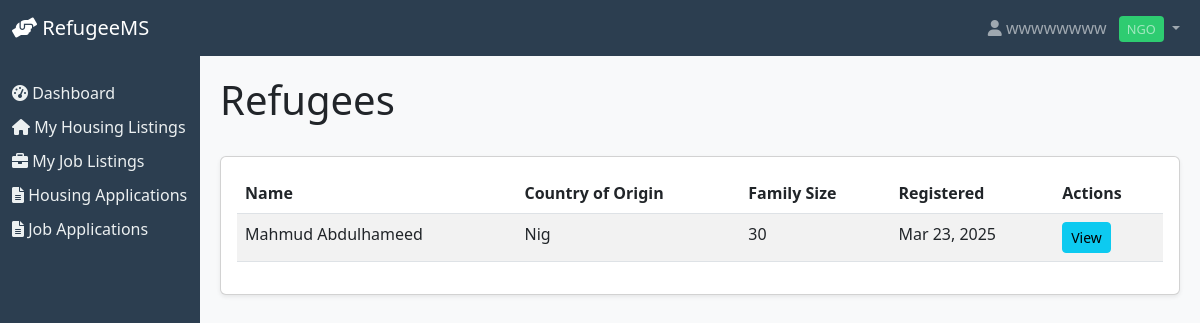
The page /refugees/ (signed in) on the database its author committed.
### refugees/models.py (models this page shows, shortened)
class CustomUser(AbstractUser):
    USER_TYPE_CHOICES = [
        ('refugee', 'Refugee'),
        ('admin', 'Admin'),
        ('ngo', 'NGO'),
    ]
    user_type = models.CharField(max_length=10, choices=USER_TYPE_CHOICES)
    phone_number = models.CharField(max_length=20, blank=True)
    organization = models.CharField(max_length=100, blank=True, help_text="Organization name for NGO users")

class Refugee(models.Model):
    GENDER_CHOICES = [
        ('M', 'Male'),
        ('F', 'Female'),
        ('O', 'Other'),
    ]
    STATUS_CHOICES = [
        ('pending', 'Pending'),
        ('approved', 'Approved'),
        ('rejected', 'Rejected'),
    ]
    user = models.OneToOneField(CustomUser, on_delete=models.CASCADE, related_name='refugee')
    date_of_birth = models.DateField(null=True)
    gender = models.CharField(max_length=1, choices=GENDER_CHOICES)
    family_size = models.IntegerField(validators=[MinValueValidator(1)])
    country_of_origin = models.CharField(max_length=100)
    native_language = models.CharField(max_length=50)
    education_level = models.CharField(max_length=100, blank=True)
    skills = models.TextField(blank=True)
    medical_conditions = models.TextField(blank=True)
    emergency_contact = models.CharField(max_length=100, blank=True)
    documents = models.FileField(upload_to='refugee_documents/', blank=True)
    status = models.CharField(max_length=10, choices=STATUS_CHOICES, default='pending')
    registered_at = models.DateTimeField(auto_now_add=True)
    last_updated = models.DateTimeField(auto_now=True)

### refugees/views.py (the view, shortened to what this page needs)
# urls.py: path('refugees/', views.RefugeeListView.as_view(), name='refugee_list'),
class RefugeeListView(LoginRequiredMixin, UserPassesTestMixin, ListView):
    model = Refugee
    template_name = 'refugees/refugee_list.html'
    context_object_name = 'refugees'
    def test_func(self):
        return self.request.user.user_type in ['admin', 'ngo']  # Only allow admin and NGO users
    def get_queryset(self):
        if self.request.user.user_type == 'refugee':
            return Refugee.objects.filter(user=self.request.user)
        else:
            return Refugee.objects.all()

### refugees/templates/refugees/refugee_list.html (shortened to what this page needs)
{% extends 'refugees/base.html' %}
{% block content %}
<div class="d-flex justify-content-between align-items-center mb-4">
    <h1>Refugees</h1>
</div>
<div class="card">
    <div class="card-body">
        {% if refugees %}
            <div class="table-responsive">
                <table class="table table-striped">
                    <thead>
                        <tr>
                            <th>Name</th>
                            <th>Country of Origin</th>
                            <th>Family Size</th>
                            <th>Registered</th>
                            <th>Actions</th>
                        </tr>
                    </thead>
                    <tbody>
                        {% for refugee in refugees %}
                        <tr>
                            <td>{{ refugee.user.first_name }} {{ refugee.user.last_name }}</td>
                            <td>{{ refugee.country_of_origin }}</td>
                            <td>{{ refugee.family_size }}</td>
                            <td>{{ refugee.registered_at|date:"M d, Y" }}</td>
                            <td>
                                <a href="{% url 'refugee_detail' refugee.id %}" class="btn btn-sm btn-info">View</a>
                            </td>
                        </tr>
                        {% endfor %}
                    </tbody>
                </table>
            </div>
        {% else %}
            <p>No refugees registered yet.</p>
        {% endif %}
    </div>
</div>
{% endblock %}

### refugees/templates/refugees/base.html (shortened to what this page needs)
<!DOCTYPE html>
<html lang="en">
<head>
    <link href="https://cdn.jsdelivr.net/npm/bootstrap@5.3.0/dist/css/bootstrap.min.css" rel="stylesheet">
    <link href="https://cdnjs.cloudflare.com/ajax/libs/font-awesome/6.0.0/css/all.min.css" rel="stylesheet">
</head>
<body>
    <nav class="navbar navbar-expand-lg navbar-dark bg-dark">
        <div class="container-fluid">
            <a class="navbar-brand" href="{% url 'dashboard' %}">
                <i class="fas fa-hands-helping"></i> RefugeeMS
            </a>
            <div class="collapse navbar-collapse" id="navbarNav">
                <ul class="navbar-nav ms-auto">
                    {% if user.is_authenticated %}
                    <li class="nav-item dropdown">
                        <a class="nav-link dropdown-toggle" href="#" id="userDropdown" role="button" data-bs-toggle="dropdown">
                            <i class="fas fa-user"></i> {{ user.username }}
                            {% if user.user_type == 'refugee' %}
                                <span class="user-type-badge refugee-badge">Refugee</span>
                            {% elif user.user_type == 'ngo' %}
                                <span class="user-type-badge ngo-badge">NGO</span>
                            {% else %}
                                <span class="user-type-badge admin-badge">Admin</span>
                            {% endif %}
                        </a>
                    </li>
                    {% endif %}
                </ul>
            </div>
        </div>
    </nav>
    <div class="container-fluid">
        <div class="row">
            {% if user.is_authenticated %}
            <div class="col-md-2 sidebar">
                <div class="d-flex flex-column">
                    <a href="{% url 'dashboard' %}" class="nav-link {% if request.resolver_match.url_name == 'dashboard' %}active{% endif %}">
                        <i class="fas fa-tachometer-alt"></i> Dashboard
                    </a>
                    {% if user.user_type == 'refugee' %}
                        <a href="{% url 'housing_list' %}" class="nav-link {% if 'housing' in request.path %}active{% endif %}">
                            <i class="fas fa-home"></i> Available Housing
                        </a>
                        <a href="{% url 'job_list' %}" class="nav-link {% if 'job' in request.path %}active{% endif %}">
                            <i class="fas fa-briefcase"></i> Available Jobs
                        </a>
                        <a href="{% url 'housing_application_list' %}" class="nav-link {% if 'housing_application' in request.path %}active{% endif %}">
                            <i class="fas fa-file-alt"></i> My Housing Applications
                        </a>
                        <a href="{% url 'job_application_list' %}" class="nav-link {% if 'job_application' in request.path %}active{% endif %}">
                            <i class="fas fa-file-alt"></i> My Job Applications
                        </a>
                    {% elif user.user_type == 'ngo' %}
                        <a href="{% url 'housing_list' %}" class="nav-link {% if 'housing' in request.path %}active{% endif %}">
                            <i class="fas fa-home"></i> My Housing Listings
                        </a>
                        <a href="{% url 'job_list' %}" class="nav-link {% if 'job' in request.path %}active{% endif %}">
                            <i class="fas fa-briefcase"></i> My Job Listings
                        </a>
                        <a href="{% url 'housing_application_list' %}" class="nav-link {% if 'housing_application' in request.path %}active{% endif %}">
                            <i class="fas fa-file-alt"></i> Housing Applications
                        </a>
                        <a href="{% url 'job_application_list' %}" class="nav-link {% if 'job_application' in request.path %}active{% endif %}">
                            <i class="fas fa-file-alt"></i> Job Applications
                        </a>
                    {% endif %}
                </div>
            </div>
            <div class="col-md-10 main-content">
            {% else %}
            <div class="col-12 main-content">
            {% endif %}
                {% block content %}
                {% endblock %}
            </div>
        </div>
    </div>
</body>
</html>

### refugees/templates/refugees/base.html (style rules this page uses)
.sidebar { min-height: 100vh; background-color: #2c3e50; padding-top: 20px; }
.sidebar .nav-link { color: #ecf0f1; margin: 5px 0; }
.main-content { padding: 20px; background-color: #f8f9fa; }
.navbar { background-color: #2c3e50 !important; }
.card { box-shadow: 0 0.125rem 0.25rem rgba(0, 0, 0, 0.075); margin-bottom: 1rem; }
.user-type-badge { font-size: 0.8rem; padding: 0.25rem 0.5rem; border-radius: 0.25rem; margin-left: 0.5rem; }
.ngo-badge { background-color: #2ecc71; }

### rows shown on the page
CustomUser: username "wwwwwwww"
Refugee: user.first_name "Mahmud", user.last_name "Abdulhameed", country_of_origin "Nig", family_size "30", registered_at "Mar 23, 2025"
